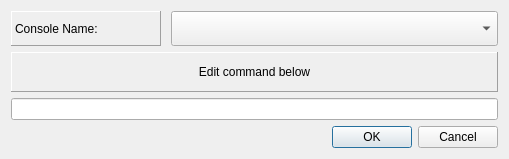
<?xml version="1.0" encoding="UTF-8"?>
<ui version="4.0">
 <class>edit_command_dialog</class>
 <widget class="QDialog" name="edit_command_dialog">
  <property name="geometry">
   <rect>
    <x>0</x>
    <y>0</y>
    <width>509</width>
    <height>159</height>
   </rect>
  </property>
  <property name="windowTitle">
   <string>Edit Command</string>
  </property>
  <layout class="QGridLayout" name="gridLayout">
   <item row="0" column="0">
    <layout class="QHBoxLayout" name="console_layout">
     <property name="spacing">
      <number>10</number>
     </property>
     <item>
      <widget class="QLabel" name="console_name_label">
       <property name="minimumSize">
        <size>
         <width>150</width>
         <height>35</height>
        </size>
       </property>
       <property name="maximumSize">
        <size>
         <width>150</width>
         <height>35</height>
        </size>
       </property>
       <property name="frameShape">
        <enum>QFrame::Panel</enum>
       </property>
       <property name="frameShadow">
        <enum>QFrame::Raised</enum>
       </property>
       <property name="text">
        <string>Console Name: </string>
       </property>
      </widget>
     </item>
     <item>
      <widget class="QComboBox" name="console_name_combo">
       <property name="minimumSize">
        <size>
         <width>0</width>
         <height>35</height>
        </size>
       </property>
       <property name="maximumSize">
        <size>
         <width>16777215</width>
         <height>35</height>
        </size>
       </property>
      </widget>
     </item>
    </layout>
   </item>
   <item row="1" column="0">
    <widget class="QLabel" name="edit_command_label">
     <property name="frameShape">
      <enum>QFrame::Panel</enum>
     </property>
     <property name="frameShadow">
      <enum>QFrame::Raised</enum>
     </property>
     <property name="text">
      <string>Edit command below</string>
     </property>
     <property name="alignment">
      <set>Qt::AlignCenter</set>
     </property>
    </widget>
   </item>
   <item row="2" column="0">
    <widget class="QLineEdit" name="edit_command_line_edit"/>
   </item>
   <item row="3" column="0">
    <widget class="QDialogButtonBox" name="edit_command_button_box">
     <property name="orientation">
      <enum>Qt::Horizontal</enum>
     </property>
     <property name="standardButtons">
      <set>QDialogButtonBox::Cancel|QDialogButtonBox::Ok</set>
     </property>
    </widget>
   </item>
  </layout>
 </widget>
 <resources/>
 <connections>
  <connection>
   <sender>edit_command_button_box</sender>
   <signal>accepted()</signal>
   <receiver>edit_command_dialog</receiver>
   <slot>accept()</slot>
   <hints>
    <hint type="sourcelabel">
     <x>248</x>
     <y>254</y>
    </hint>
    <hint type="destinationlabel">
     <x>157</x>
     <y>274</y>
    </hint>
   </hints>
  </connection>
  <connection>
   <sender>edit_command_button_box</sender>
   <signal>rejected()</signal>
   <receiver>edit_command_dialog</receiver>
   <slot>reject()</slot>
   <hints>
    <hint type="sourcelabel">
     <x>316</x>
     <y>260</y>
    </hint>
    <hint type="destinationlabel">
     <x>286</x>
     <y>274</y>
    </hint>
   </hints>
  </connection>
 </connections>
</ui>
